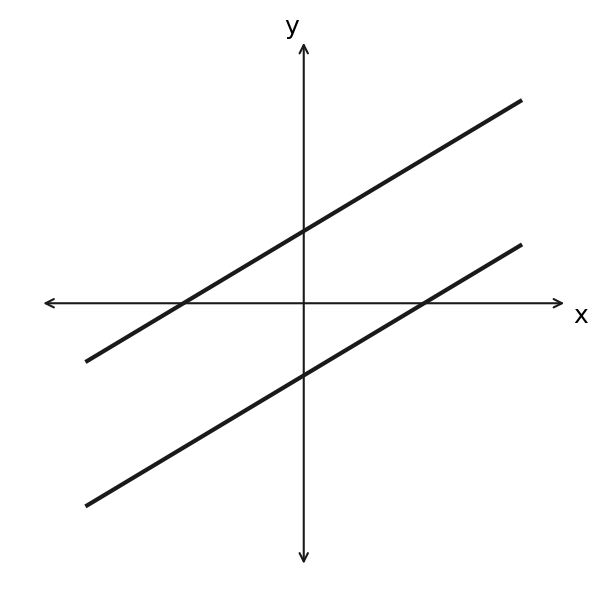

This chart was generated by the following Python code:
import matplotlib; matplotlib.use("Agg"); import matplotlib.pyplot as plt; import numpy as np; fig, ax = plt.subplots(figsize=(5, 5)); ax.set_aspect('equal'); ax.set_xlim(-6, 6); ax.set_ylim(-6, 6); ax.axis('off'); ax.annotate('', xy=(5.5, 0), xytext=(-5.5, 0), arrowprops=dict(arrowstyle='<->', color='#1a1a1a', lw=1)); ax.annotate('', xy=(0, 5.5), xytext=(0, -5.5), arrowprops=dict(arrowstyle='<->', color='#1a1a1a', lw=1)); ax.text(5.6, -0.4, 'x', fontsize=12); ax.text(-0.4, 5.6, 'y', fontsize=12); x = np.linspace(-4.5, 4.5, 100); ax.plot(x, 0.6*x + 1.5, color='#1a1a1a', lw=2); ax.plot(x, 0.6*x - 1.5, color='#1a1a1a', lw=2); plt.savefig('out.png', dpi=150)
